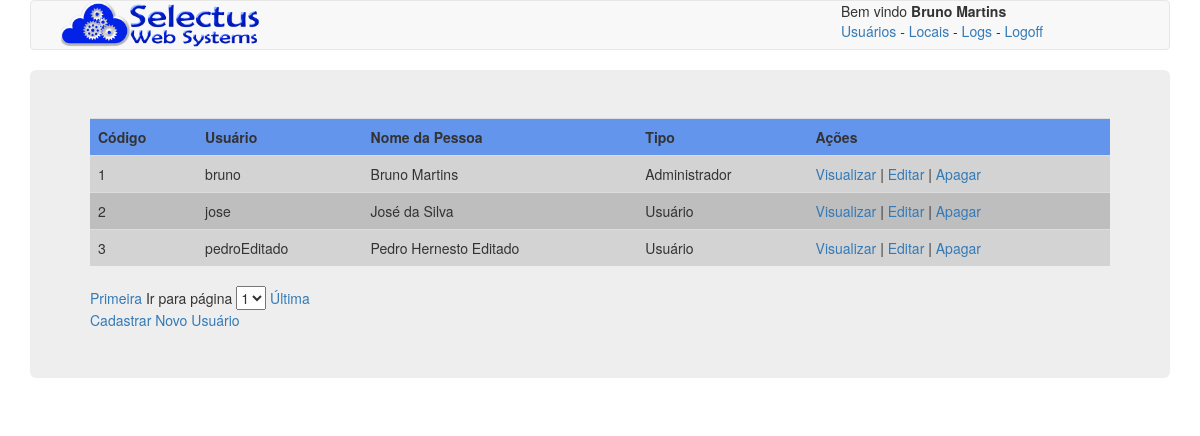
Page /index.php?pag=4 (signed in) on the committed database.
### tables this page shows
CREATE TABLE `pessoa` (
  `id` int(11) NOT NULL,
  `pessoaNome` varchar(45) NOT NULL,
  `pessoaCPF` varchar(14) NOT NULL DEFAULT '999.999.999-99',
  `pessoaNascimento` date NOT NULL,
  `pessoaTelefone` varchar(12) DEFAULT NULL,
  `pessoaCelular` varchar(12) DEFAULT NULL,
  `pessoaRFID` varchar(45) DEFAULT NULL,
  `pessoaLogin` varchar(45) NOT NULL,
  `pessoaSenha` varchar(45) NOT NULL,
  `pessoaEmail` varchar(45) NOT NULL,
  `tipoUsuario_id` int(11) NOT NULL
);

### config/conexao.php (called while the page is built, shortened)
<?php
function busca($conexao, $query) {
    try {
        mysqli_set_charset($conexao, "utf8");
        return mysqli_query($conexao, $query);
    } catch (Exception $e) {
        desconecta($conexao);
        return NULL;
    }
}
?>

### usuarios/listar.php (the view, shortened to what this page needs)
<div class="container">
    <div class="row">
        <table class="table">
            <tbody><tr  style="background-color:#6495ED;">
                    <th>Código</th>
                    <th>Usuário</th>
                    <th>Nome da Pessoa</th>
                    <th>Tipo</th>
                    <th>Ações</th>
                </tr>
                <?php
                $conexao = conecta();
                $tipoUser = $_SESSION['tipoLogado'];
                $id = $_SESSION['idLogado'];
                if ($tipoUser == 1) {
                    $resultado = busca($conexao, "SELECT id, pessoaNome, pessoaLogin, tipoUsuario_id from pessoa");
                } else if ($tipoUser != 1) {
                    $resultado = busca($conexao, "SELECT id, pessoaNome, pessoaLogin, tipoUsuario_id from pessoa where id=$id");
                }
                $total = mysqli_num_rows($resultado);
                $qtdPorPagina = 10;
                $paginas = ceil($total / $qtdPorPagina);
                $pagAtual = isset($_GET['list']) ? $_GET['list'] : 1;
                $i = 0;
                $cor1 = "#D3D3D3;";
                $cor2 = "#BEBEBE;";
                while ($linha = mysqli_fetch_array($resultado)) {
                    ?>
                    <tr style="background-color:<?= $i % 2 == 0 ? $cor1 : $cor2; ?>">
                        <td><?= $linha['id']; ?></td>
                        <td><?= $linha['pessoaLogin']; ?></td>
                        <td><?= $linha['pessoaNome']; ?></td>
                        <td>
                            <?= $linha['tipoUsuario_id'] == 1 ? "Administrador" : "Usuário"; ?>
                        </td>
                        <td>
                            <a  href="index.php?pag=7&id=<?= $linha['id']; ?>" title="Visualizar <?= $linha['pessoaNome']; ?>">Visualizar</a> |
                            <a  href="index.php?pag=8&id=<?= $linha['id']; ?>" title="Editar <?= $linha['pessoaNome']; ?>">Editar</a> |
                            <a  href="usuarios/apagar.php?id=<?= $linha['id']; ?>" title="Apagar <?= $linha['pessoaNome']; ?>">Apagar</a>
                        </td>
                    </tr>
                    <?php
                    $i++;
                }
                ?>
            </tbody>
        </table>
        <?php
        echo "<a href='index.php?pag=4&list=1'>Primeira</a> ";
        $select = " <select name='selecao_lista' id='selecao_lista' onchange=\"direcionar()\">";
        for ($x = 1; $x <= $paginas; $x++) {
            if ($x != $pagAtual)
                $select .="<option value='$x'>$x</option>";
            else
                $select .="<option value='$x' selected >$x</option>";
        }
        $select .="</select>";
        echo "Ir para página " . $select;
        echo " <a href='index.php?pag=4&list=$paginas'>Última</a> ";
        if ($tipoUser == 1)
            echo " <a href='index.php?pag=5'><br>Cadastrar Novo Usuário</a> ";
        ?>
    </div>
</div>

### rows in the picture
pessoa: id "1", pessoaLogin "bruno", pessoaNome "Bruno Martins", shows "Administrador"
pessoa: id "2", pessoaLogin "jose", pessoaNome "José da Silva", shows "Usuário"
pessoa: id "3", pessoaLogin "pedroEditado", pessoaNome "Pedro Hernesto Editado", shows "Usuário"

### other values in the picture
$_SESSION['nomeLogado'] "Bruno Martins"
form field selecao_lista "1"
